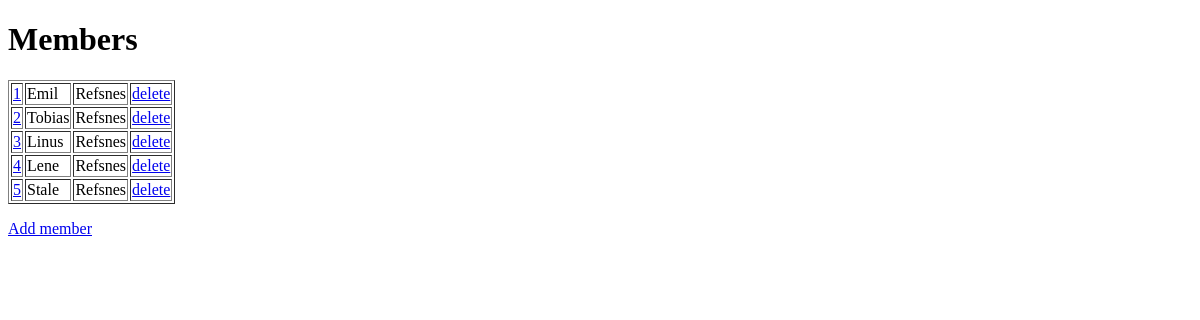
/members/, run on an earlier commit of the app's database.
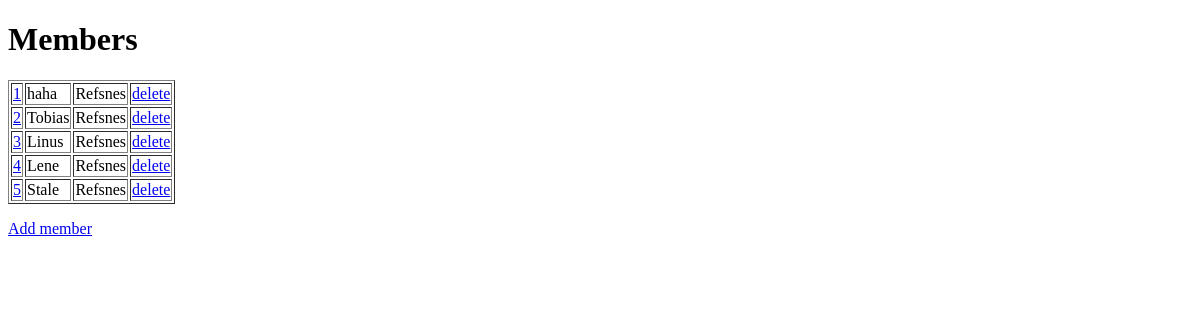
And on a later commit of the database.
### members/models.py (models this page shows)
class Members(models.Model):
  firstname = models.CharField(max_length=255)
  lastname = models.CharField(max_length=255)

### members/views.py (the view)
# urls.py: path('', views.index, name='index'),
def index(request):
    mymembers = Members.objects.all().values()
    template = loader.get_template('myfirst.html')
    context = {
      'mymembers': mymembers,
    }
    return HttpResponse(template.render(context, request))

### members/templates/myfirst.html
<!DOCTYPE html>
<html>
  <body>
    <h1>Members</h1>
    <table border="1">
      {% for x in mymembers %}
      <tr>
        <td><a href="update/{{ x.id }}">{{ x.id }}</a></td>
        <td>{{ x.firstname }}</td>
        <td>{{ x.lastname }}</td>
        <td><a href="delete/{{ x.id }}">delete</a></td>
      </tr>
      {% endfor %}
    </table>
    <p>
      <a href="add/">Add member</a>
    </p>
  </body>
</html>

What changed in the data, as far as the page shows it:
changed Members id 1: firstname "Emil" → "haha"
